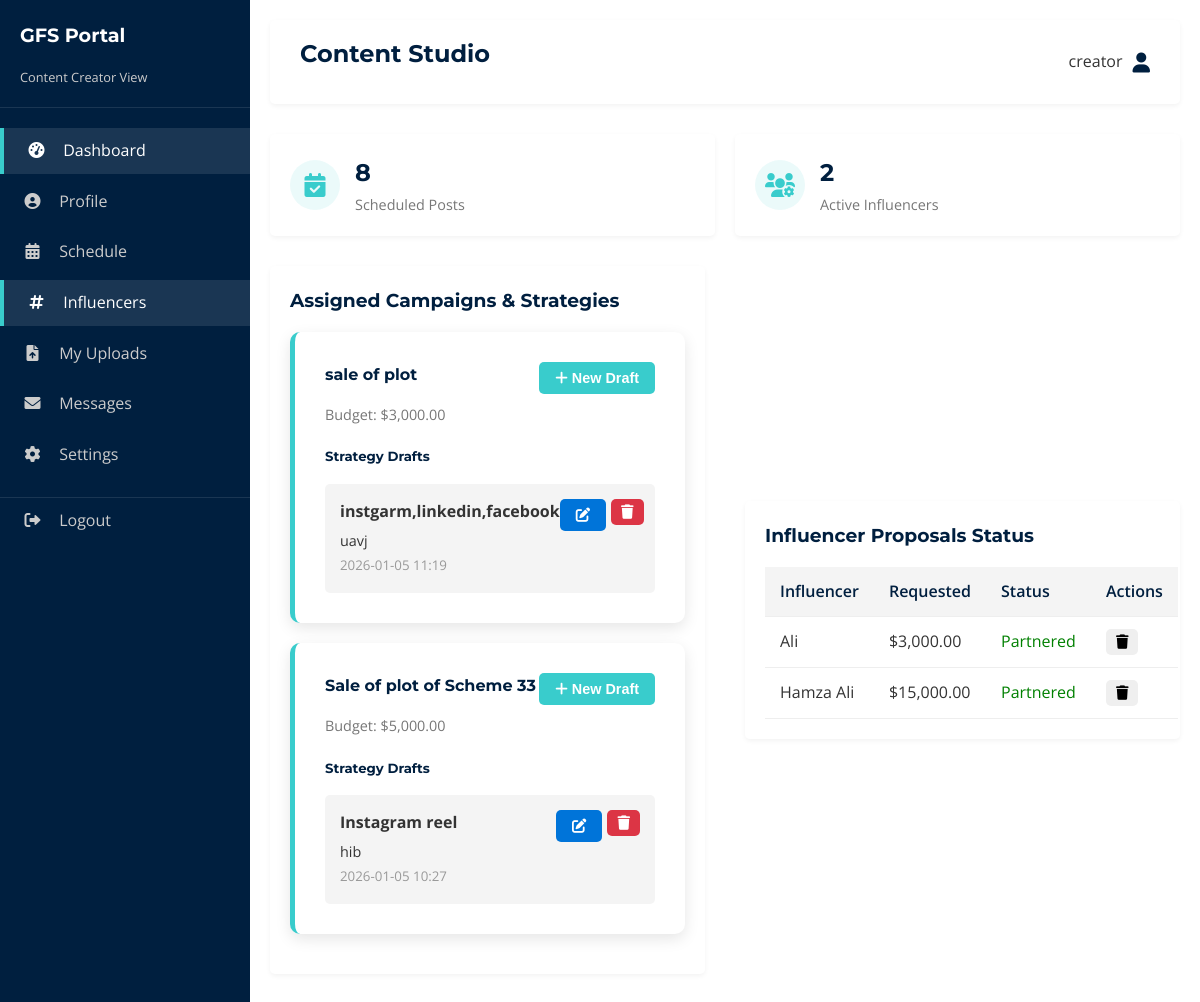
The app's page /portal/content (signed in) with its own data.
### tables this page shows
CREATE TABLE budget_requests (
    id INTEGER PRIMARY KEY AUTOINCREMENT,
    title TEXT NOT NULL,
    type TEXT NOT NULL,
    amount REAL NOT NULL,
    proposed_by TEXT NOT NULL,
    status TEXT DEFAULT 'Pending',
    counter_amount REAL,
    progress INTEGER DEFAULT 0,
    assigned_to INTEGER,
    created_at TIMESTAMP DEFAULT CURRENT_TIMESTAMP,
    FOREIGN KEY (assigned_to) REFERENCES users (id)
);

CREATE TABLE campaign_strategies (
    id INTEGER PRIMARY KEY AUTOINCREMENT,
    campaign_id INTEGER NOT NULL,
    creator_id INTEGER NOT NULL,
    title TEXT NOT NULL,
    content TEXT NOT NULL,
    created_at TIMESTAMP DEFAULT CURRENT_TIMESTAMP,
    FOREIGN KEY (campaign_id) REFERENCES budget_requests (id),
    FOREIGN KEY (creator_id) REFERENCES users (id)
);

### app.py (the view)
@app.route('/portal/content')
def portal_content():
    if 'user_id' not in session: return redirect(url_for('login'))
    conn = get_db_connection()
    requests = conn.execute('SELECT * FROM budget_requests WHERE proposed_by = "Content Creator" ORDER BY created_at DESC').fetchall()
    assigned_campaigns = conn.execute('SELECT * FROM budget_requests WHERE assigned_to = ? ORDER BY created_at DESC', (session.get('user_id'),)).fetchall()
    strategies = conn.execute('SELECT * FROM campaign_strategies WHERE creator_id = ? ORDER BY created_at DESC', (session.get('user_id'),)).fetchall()
    scheduled_count = conn.execute('SELECT COUNT(*) FROM schedule').fetchone()[0]
    influencer_count = conn.execute('SELECT COUNT(*) FROM budget_requests WHERE type = "Influencer" AND status = "Approved"').fetchone()[0]
    conn.close()
    return render_template('portals/content.html', role='Content Creator',
                           requests=requests,
                           assigned_campaigns=assigned_campaigns,
                           strategies=strategies,
                           scheduled_count=scheduled_count,
                           influencer_count=influencer_count)

### app.py (called while the page is built)
def get_db_connection():
    conn = sqlite3.connect('database.db')
    conn.row_factory = sqlite3.Row
    return conn

@app.context_processor
def inject_global_data():
    conn = get_db_connection()
    try:
        theme_row = conn.execute("SELECT value FROM settings WHERE key = 'theme'").fetchone()
        theme = theme_row['value'] if theme_row else 'default'
        site_rows = conn.execute("SELECT section, key, value FROM site_content WHERE page = 'global'").fetchall()
        site_data = {}
        for row in site_rows:
            if row['section'] not in site_data:
                site_data[row['section']] = {}
            site_data[row['section']][row['key']] = row['value']
    except sqlite3.OperationalError:
        theme = 'default'
        site_data = {}
    finally:
        conn.close()
    return dict(theme=theme, site=site_data)

### templates/portals/content.html (shortened to what this page needs)
{% extends 'portal_base.html' %}
{% block header %}Content Studio{% endblock %}
{% block content %}
<div class="stats-grid">
    <div class="stat-card">
        <div class="stat-icon">
            <i class="fas fa-calendar-check"></i>
        </div>
        <div class="stat-info">
            <h3>{{ scheduled_count }}</h3>
            <p>Scheduled Posts</p>
        </div>
    </div>
    <div class="stat-card">
        <div class="stat-icon">
            <i class="fas fa-users-cog"></i>
        </div>
        <div class="stat-info">
            <h3>{{ influencer_count }}</h3>
            <p>Active Influencers</p>
        </div>
    </div>
</div>
<div class="grid-2">
    <div class="table-container">
        <h3>Assigned Campaigns & Strategies</h3>
        {% for campaign in assigned_campaigns %}
        <div class="card" style="text-align: left; margin-bottom: 20px; border-left: 5px solid var(--secondary-color);">
            <div style="display: flex; justify-content: space-between; align-items: start;">
                <div>
                    <h4>{{ campaign.title }}</h4>
                    <p style="font-size: 0.9rem; color: #777;">Budget: ${{ "{:,.2f}".format(campaign.amount or 0) }}</p>
                </div>
                <button class="btn btn-primary small-btn" onclick="toggleForm('add-strategy-{{ campaign.id }}')">
                    <i class="fas fa-plus"></i> New Draft
                </button>
            </div>
            <div style="margin-top: 20px;">
                <h5>Strategy Drafts</h5>
                {% set campaign_strategies = [] %}
                {% for s in strategies %}
                {% if s.campaign_id == campaign.id %}
                <div class="strategy-item"
                    style="background: var(--light-gray); padding: 15px; border-radius: 5px; margin-top: 10px;">
                    <div style="display: flex; justify-content: space-between; align-items: start;">
                        <div id="view-strategy-{{ s.id }}">
                            <strong>{{ s.title }}</strong>
                            <p style="font-size: 0.9rem; margin-top: 5px;">{{ s.content }}</p>
                            <small style="color: #999;">{{ s.created_at[:16] }}</small>
                        </div>
                        <div style="display: flex; gap: 5px;">
                            <button class="btn btn-edit small-btn" data-id="{{ s.id }}" data-title="{{ s.title }}"
                                data-content="{{ s.content }}" onclick="editStrategy(this)">
                                <i class="fas fa-edit"></i>
                            </button>
                            <form action="{{ url_for('portal_content_delete_strategy', strategy_id=s.id) }}"
                                method="POST" onsubmit="return confirm('Delete this strategy?')">
                                <button type="submit" class="btn btn-delete small-btn" style="padding: 5px 10px;"><i
                                        class="fas fa-trash"></i></button>
                            </form>
                        </div>
                    </div>
                </div>
                {% endif %}
                {% endfor %}
            </div>
        </div>
        {% endfor %}
    </div>
    <div class="table-container">
        <h3>Influencer Proposals Status</h3>
        <table class="table">
            <thead>
                <tr>
                    <th>Influencer</th>
                    <th>Requested</th>
                    <th>Status</th>
                    <th>Actions</th>
                </tr>
            </thead>
            <tbody>
                {% for req in requests %}
                <tr>
                    <td>{{ req.title }}</td>
                    <td>${{ "{:,.2f}".format(req.amount or 0) }}</td>
                    <td>
                        {% if req.status == 'Pending' %}
                        <span style="color: orange;">Pending Review</span>
                        {% elif req.status == 'Approved' %}
                        <span style="color: green;">Partnered</span>
                        {% elif req.status == 'Rejected' %}
                        <span style="color: red;">Declined</span>
                        {% elif req.status == 'Counter-Offer' %}
                        <span style="color: blue;">Counter: ${{ "{:,.2f}".format(req.counter_amount or 0) }}</span>
                        {% endif %}
                    </td>
                    <td>
                        <form action="{{ url_for('portal_delete_request', request_id=req.id) }}" method="POST"
                            onsubmit="return confirm('Delete this request?')">
                            <button type="submit" class="btn btn-danger small-btn" style="padding: 5px 10px;"><i
                                    class="fas fa-trash"></i></button>
                        </form>
                    </td>
                </tr>
                {% endfor %}
            </tbody>
        </table>
    </div>
</div>
{% endblock %}

### static/styles.css (style rules this page uses)
:root { --primary-color: #001f3f; --secondary-color: #39cccc; --accent-color: #0074D9; --text-color: #333; --light-gray: #f4f4f4; --white: #ffffff; --bg-color: #ffffff; --card-bg: #ffffff; --sidebar-bg: #001f3f; --sidebar-text: #ffffff; --font-heading: 'Montserrat', sans-serif; --font-body: 'Open Sans', sans-serif; --transition: all 0.3s ease; }
* { margin: 0; padding: 0; box-sizing: border-box; }
body { font-family: var(--font-body); line-height: 1.6; color: var(--text-color); background-color: var(--bg-color); }
h1, h2, h3, h4, h5, h6 { font-family: var(--font-heading); color: var(--primary-color); margin-bottom: 1rem; }
.btn { display: inline-block; padding: 10px 20px; border-radius: 5px; font-weight: 600; transition: var(--transition); cursor: pointer; border: none; }
.btn-primary { background-color: var(--secondary-color); color: #fff; }
.small-btn { padding: 8px 16px; font-size: 0.9rem; }
.grid-2 { display: grid; grid-template-columns: repeat(2, 1fr); gap: 40px; align-items: center; }
.card { background: var(--card-bg); padding: 30px; border-radius: 10px; box-shadow: 0 5px 15px rgba(0, 0, 0, 0.1); transition: var(--transition); text-align: center; color: var(--text-color); }
.stats-grid { display: grid; grid-template-columns: repeat(auto-fit, minmax(200px, 1fr)); gap: 20px; margin-bottom: 30px; }
.stat-card { background: var(--card-bg); padding: 20px; border-radius: 5px; box-shadow: 0 2px 5px rgba(0, 0, 0, 0.05); display: flex; align-items: center; color: var(--text-color); }
.stat-icon { width: 50px; height: 50px; border-radius: 50%; background-color: rgba(57, 204, 204, 0.1); color: var(--secondary-color); display: flex; justify-content: center; align-items: center; font-size: 1.5rem; margin-right: 15px; }
.stat-info h3 { font-size: 1.5rem; margin-bottom: 0; color: var(--primary-color); }
.stat-info p { color: #777; font-size: 0.9rem; }
.table-container { background: var(--card-bg); padding: 20px; border-radius: 5px; box-shadow: 0 2px 5px rgba(0, 0, 0, 0.05); overflow-x: auto; }
.table { width: 100%; border-collapse: collapse; color: var(--text-color); }
.table th, .table td { padding: 12px 15px; text-align: left; border-bottom: 1px solid #eee; }
.table th { background-color: var(--light-gray); color: var(--primary-color); font-weight: 600; }
.btn-edit { background-color: var(--accent-color); color: white; }
.btn-delete { background-color: #dc3545; color: white; }

### records on screen
budget_requests: title "sale of plot", amount "3,000.00"
campaign_strategies: title "instgarm,linkedin,facebook", content "uavj", created_at "2026-01-05 11:19"
budget_requests: title "Sale of plot of Scheme 33", amount "5,000.00"
campaign_strategies: title "Instagram reel", content "hib", created_at "2026-01-05 10:27"
budget_requests: title "Ali", amount "3,000.00", status "Partnered"
budget_requests: title "Hamza Ali", amount "15,000.00", status "Partnered"

### other values on screen
{{ role }} "Content Creator"
{{ session['username'] }} "creator"
{{ scheduled_count }} "8"
{{ influencer_count }} "2"
